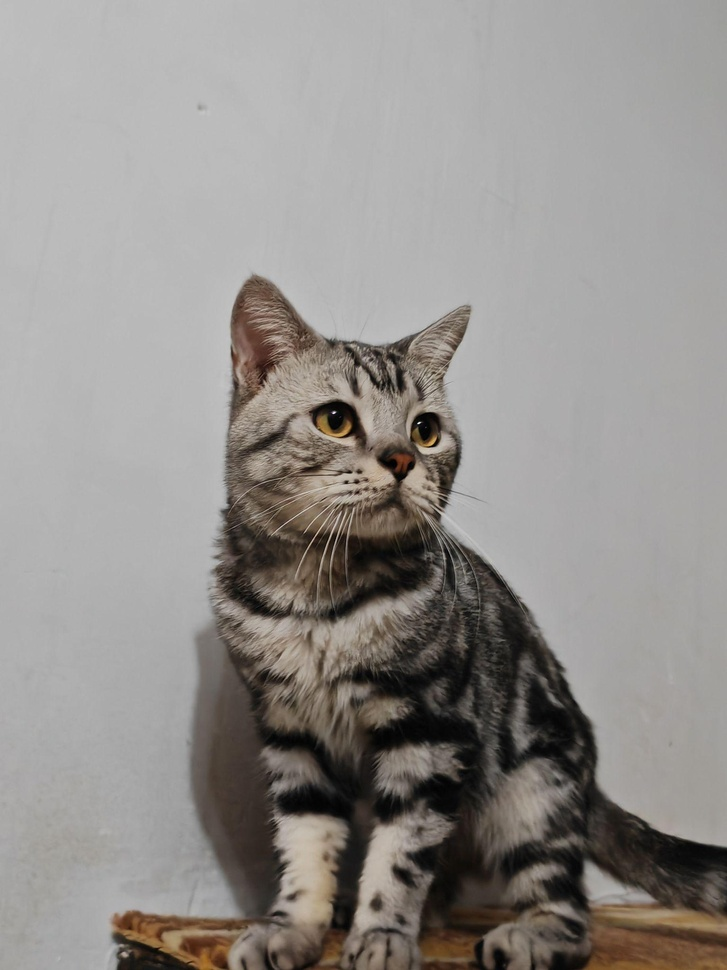
#> input picture sources/cat.jpeg, 727 x 970 px, shrunk from 1536 x 2048 before the run
$ jupyter execute 03-convolution.ipynb
#> lines starting #> are read from the running program, lines starting #| are printed output that depends on the picture
## 1. Simple Convolution Demo

[cell 1]
import numpy as np
import matplotlib.pyplot as plt
from PIL import Image
import os

def simple_conv2d(image, kernel, padding=0, stride=1):
    """
    Simple 2D convolution function using only NumPy
    """
#> called with image = array of shape (5, 5), kernel = array of shape (3, 3), padding = 0, stride = 1
    # Add padding if needed
    if padding > 0:
        padded_image = np.pad(image, padding, mode='constant', constant_values=0)
    else:
        padded_image = image

    # Get dimensions
    img_h, img_w = padded_image.shape
    ker_h, ker_w = kernel.shape

    # Calculate output dimensions
    out_h = (img_h - ker_h) // stride + 1
    out_w = (img_w - ker_w) // stride + 1

    # Initialize output array
    output = np.zeros((out_h, out_w))

    # Perform convolution
    for i in range(out_h):
        for j in range(out_w):
            # Extract region of interest
            roi = padded_image[i*stride:i*stride+ker_h, j*stride:j*stride+ker_w]
            # Element-wise multiplication and sum
            output[i, j] = np.sum(roi * kernel)

    return output

# Test with a simple 5x5 image
test_image = np.array([
    [1, 2, 3, 4, 5],
    [6, 7, 8, 9, 10],
    [11, 12, 13, 14, 15],
    [16, 17, 18, 19, 20],
    [21, 22, 23, 24, 25]
])

# 3x3 mean kernel (each value is 1/9)
mean_kernel = np.ones((3, 3)) / 9

print("Input image (5x5):")
print(test_image)
print("\nConvolution kernel (3x3 mean):")
print(mean_kernel)

result = simple_conv2d(test_image, mean_kernel)
print("\nOutput result:")
print(result)
print("\nThis is convolution!")

## 2. Blur the Cat Image

[cell 2]
import os

# Load the cat image
image_path = "../sources/cat.jpeg"

# Check if file exists
if os.path.exists(image_path):
    # Load and convert to grayscale
    original_image = Image.open(image_path).convert('L')
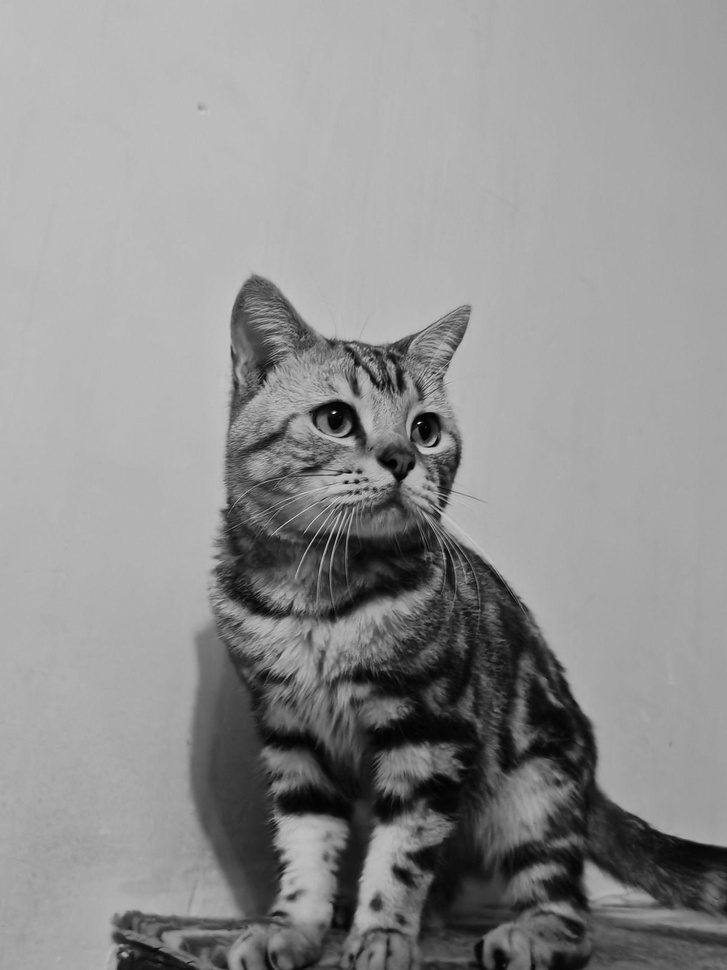
#> original_image: PIL image 727x970 L; min 0, max 247, mean 143.9
    gray_image = np.array(original_image)
    print("Successfully loaded cat image")
else:
    # Create a random image if cat image doesn't exist
    gray_image = (np.random.rand(100, 100) * 255).astype(np.uint8)
    print("Cat image not found, using random image instead")

# Create 15x15 mean kernel for stronger blur effect
blur_kernel = np.ones((15, 15)) / 225  # 225 = 15x15

# Apply convolution (blur the image)
blurred_image = simple_conv2d(gray_image.astype(float), blur_kernel)
#> call 2 of simple_conv2d, with kernel = array of shape (15, 15), padding = 0, stride = 1
#> after the loop in simple_conv2d (call 2), `for i in range(out_h):`:
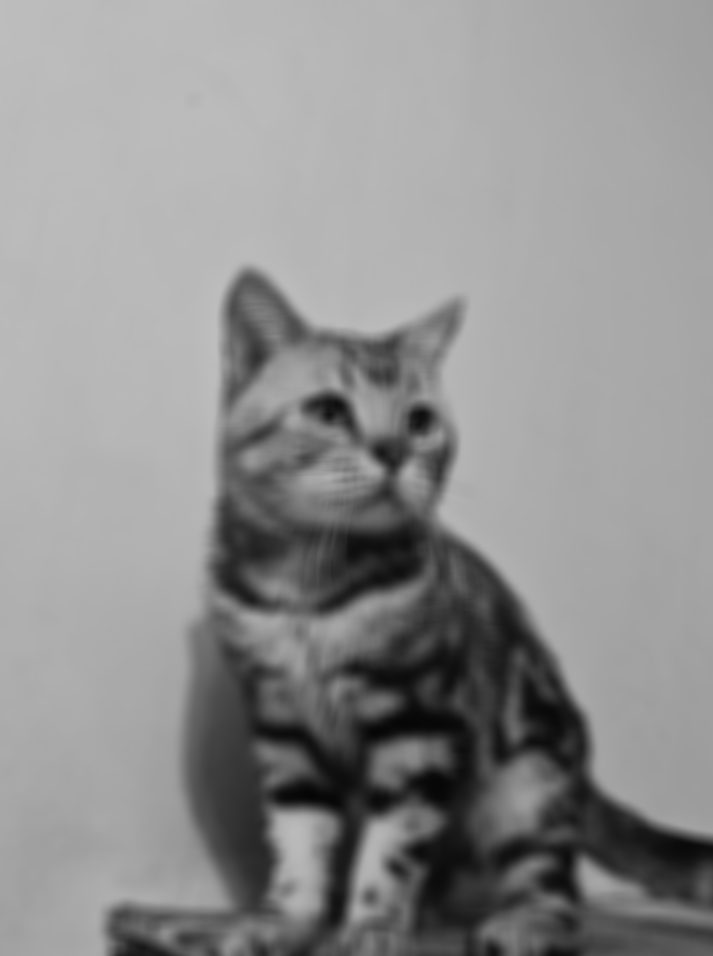
#> output: shape (956, 713) float64; min 5.69, max 190.2, mean 143.7

# Display original and blurred images
fig, (ax1, ax2) = plt.subplots(1, 2, figsize=(12, 6))

ax1.imshow(gray_image, cmap='gray')
ax1.set_title('Original Cat Image')
ax1.axis('off')

ax2.imshow(blurred_image, cmap='gray')
ax2.set_title('Strongly Blurred Cat Image')
ax2.axis('off')

plt.show()
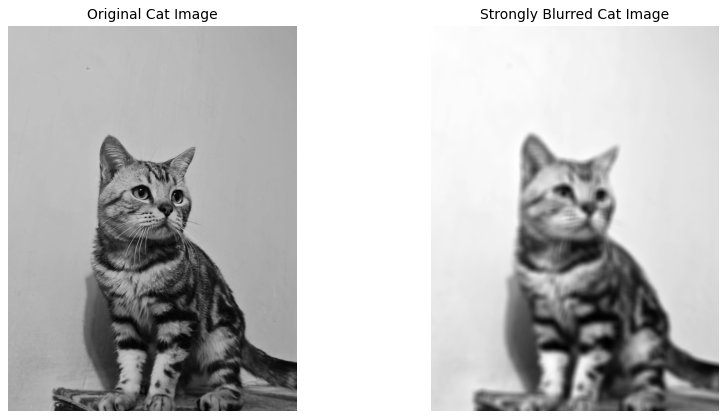
#> figure drawn by matplotlib, 2 panels

print(f"Original image shape: {gray_image.shape}")
#| Original image shape: (970, 727)
print(f"Blurred image shape: {blurred_image.shape}")
#| Blurred image shape: (956, 713)
print("Blur kernel size: 15x15")

## 3. Edge Detection

[cell 3]
# Create vertical edge detection kernel
# Middle column is +2, side columns are -1, detects vertical edges
vertical_kernel = np.zeros((11, 11))  # Larger kernel for better edge detection
vertical_kernel[:, 5] = 2  # Middle column
vertical_kernel[:, [0, 10]] = -1  # First and last columns

# Create horizontal edge detection kernel
# Middle row is +2, top/bottom rows are -1, detects horizontal edges
horizontal_kernel = np.zeros((11, 11))  # Larger kernel for better edge detection
horizontal_kernel[5, :] = 2  # Middle row
horizontal_kernel[[0, 10], :] = -1  # First and last rows

# Apply vertical edge detection
vertical_edges = simple_conv2d(gray_image.astype(float), vertical_kernel)
#> call 3 of simple_conv2d, with kernel = array of shape (11, 11), padding = 0, stride = 1
#> after the loop in simple_conv2d (call 3), `for i in range(out_h):`:
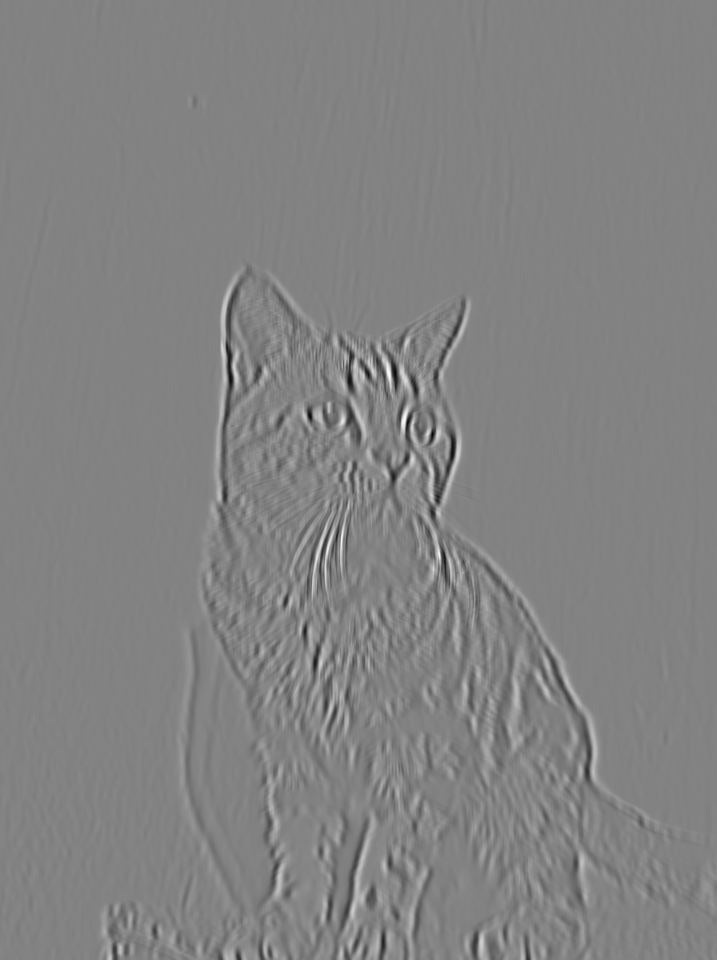
#> output: shape (960, 717) float64; min -2361, max 2250, mean 0.1; drawn with min black and max white

# Apply horizontal edge detection
horizontal_edges = simple_conv2d(gray_image.astype(float), horizontal_kernel)
#> call 4 of simple_conv2d, with kernel = array of shape (11, 11), padding = 0, stride = 1
#> after the loop in simple_conv2d (call 4), `for i in range(out_h):`:
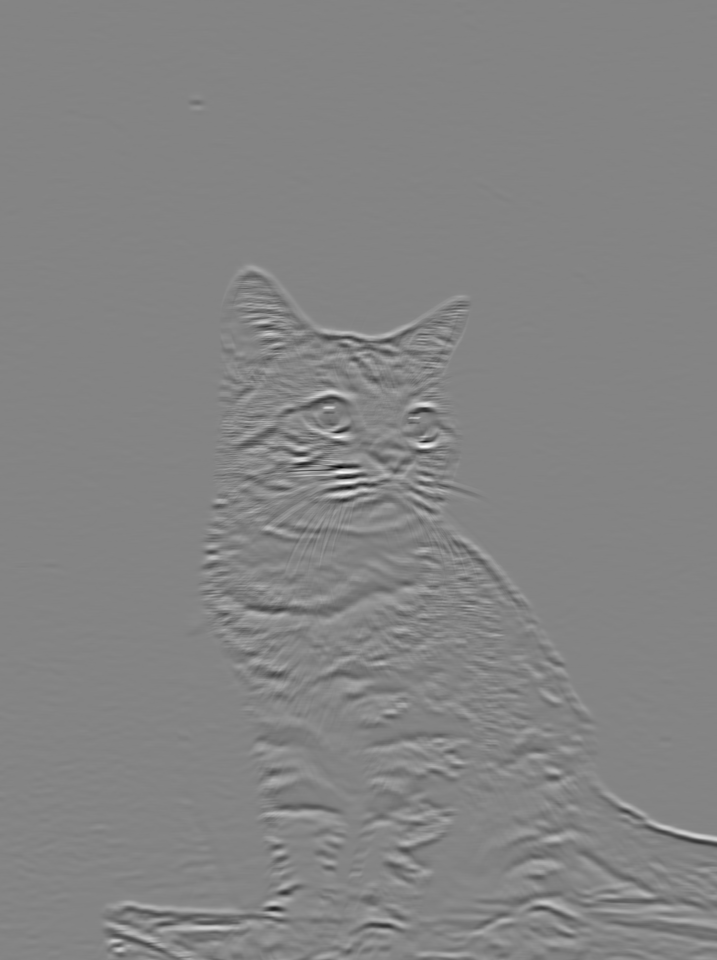
#> output: shape (960, 717) float64; min -2797, max 2592, mean 0.2; drawn with min black and max white

# Display edge detection results
fig, (ax1, ax2) = plt.subplots(1, 2, figsize=(12, 6))

ax1.imshow(vertical_edges, cmap='gray')
ax1.set_title('Vertical Edges')
ax1.axis('off')

ax2.imshow(horizontal_edges, cmap='gray')
ax2.set_title('Horizontal Edges')
ax2.axis('off')

plt.show()

print("Vertical edges: detect changes in vertical direction")
print("Horizontal edges: detect changes in horizontal direction")
